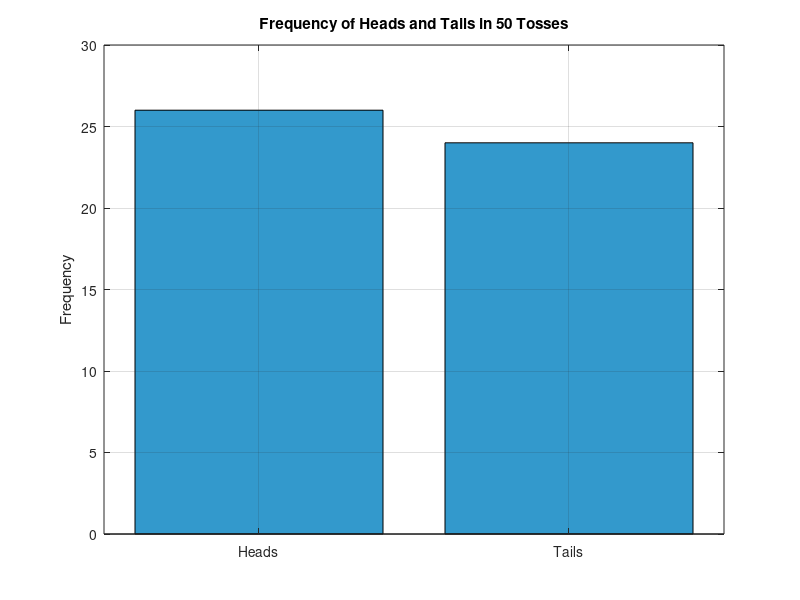

Write MATLAB code to recreate this figure.
%% 15.1 Experiment 1: Simulating a Coin Toss
fprintf('--- 15.1 Experiment 1: Coin Toss ---\n');

% 1. Generate a vector of 50 random numbers
numTosses = 50;
tossValues = rand(1, numTosses);

% 2. Logical conditions for Heads (H) and Tails (T)
headsMask = tossValues < 0.5;
tailsMask = tossValues >= 0.5;

% 3. Display sequence as a string of characters
tossSequence = char(zeros(1, numTosses));
tossSequence(headsMask) = 'H';
tossSequence(tailsMask) = 'T';
fprintf('Sequence of 50 tosses: %s\n', tossSequence);

% 4. Plot the frequency of heads and tails
figure('Name', '15.1 Coin Toss Frequency');
bar([sum(headsMask), sum(tailsMask)], 'FaceColor', [0.2 0.6 0.8]);
set(gca, 'XTickLabel', {'Heads', 'Tails'});
ylabel('Frequency');
title('Frequency of Heads and Tails in 50 Tosses');
grid on;

% 5. Compare theoretical vs simulated probability
simulatedHeadsProb = sum(headsMask) / numTosses;
fprintf('Theoretical Probability of Heads: 0.50\n');
fprintf('Simulated Probability of Heads: %.2f\n\n', simulatedHeadsProb);
